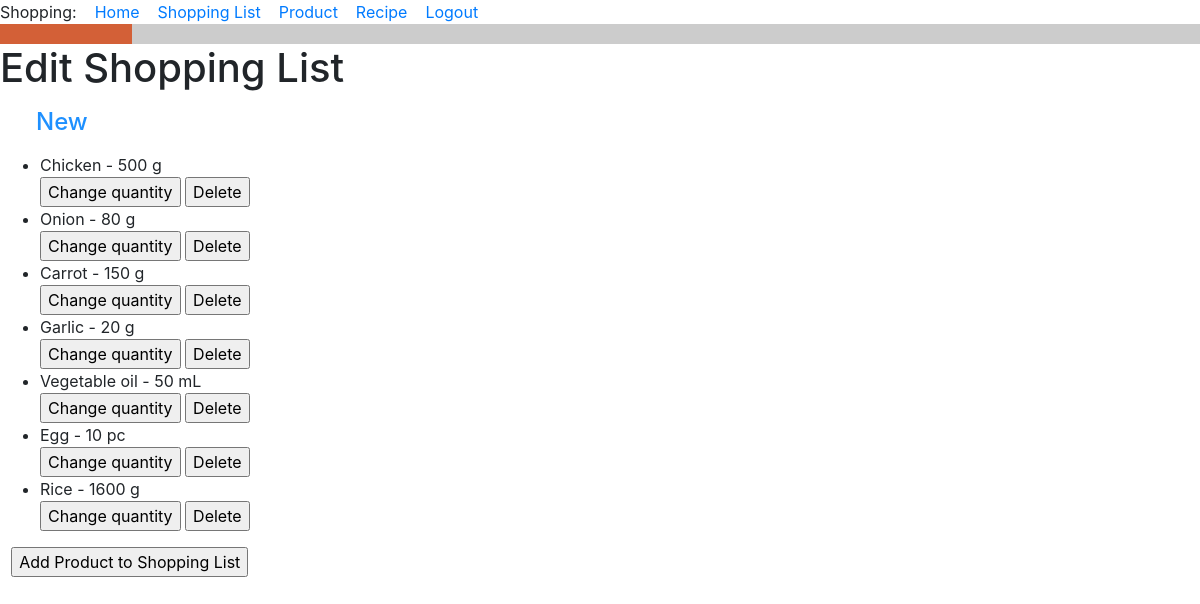
/edit_shopping_list/4 (signed in), run on an earlier commit of the app's database.
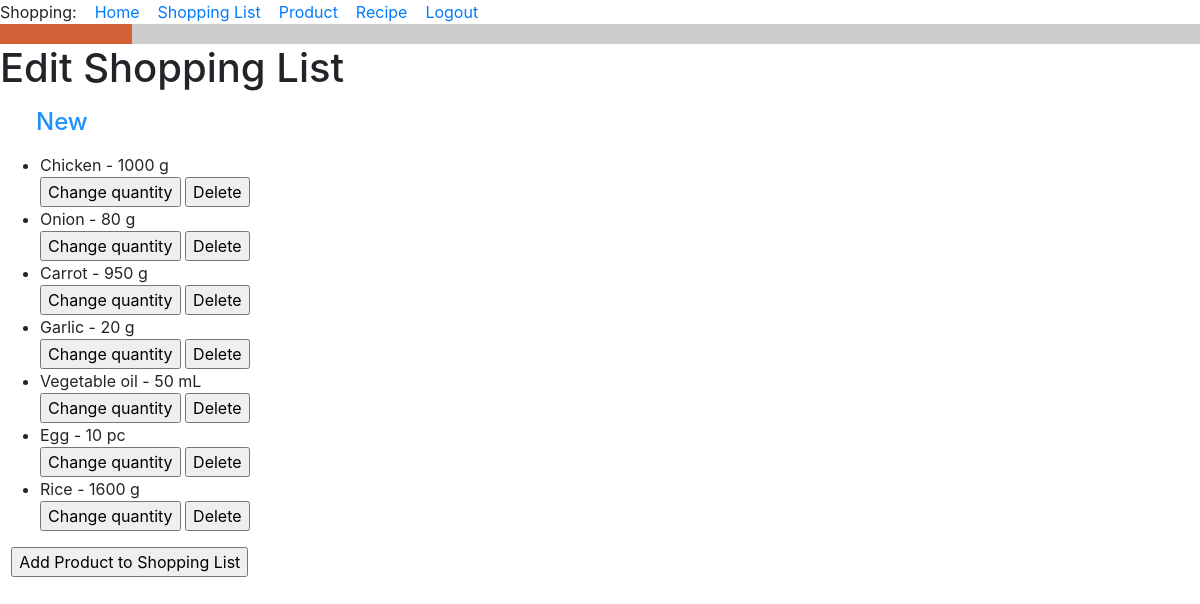
And on a later commit of the database.
### food_app/models.py (models this page shows, shortened)
class ShoppingListItem(db.Model):
    id = db.Column(db.Integer, primary_key=True)
    shopping_list_id = db.Column(db.ForeignKey('shopping_list.id', ondelete='CASCADE'), nullable=False)
    product_id = db.Column(db.ForeignKey('product.id'))
    product = db.relationship('Product')
    quantity = db.Column(db.Integer, default=0)
    unit_of_measure = db.Column(db.String(120))
    is_buyed = db.Column(db.Boolean, default=False)
    def __str__(self):
        return f'{self.product} - {self.quantity} {self.unit_of_measure}'

class Product(db.Model):
    id = db.Column(db.Integer, primary_key=True)
    title = db.Column(db.String(256), index=True, unique=True, nullable=False)
    type_of_product = db.Column(db.String(120))
    unit_of_measure = db.Column(db.String(120))
    def __str__(self):
        return f'{self.title}'.capitalize()  # Big first letter only.

### food_app/routes.py (the view)
@app.route('/edit_shopping_list/<shopping_list_id>', methods=['GET', 'POST'])
@login_required
def edit_shopping_list(shopping_list_id):
    shopping_list = ShoppingList.query.filter_by(id=shopping_list_id).first()
    return render_template('edit_shopping_list.html', shopping_list=shopping_list)

### food_app/models.py (called while the page is built)
@login.user_loader
def load_user(id):
    return User.query.get(int(id))

    def __str__(self):
        return f'{self.title}'.capitalize()

### food_app/templates/edit_shopping_list.html (shortened to what this page needs)
{% extends "base.html" %}
{% block content %}
<h1>Edit Shopping List</h1>
<h4><div><p><p style="margin-left:1.5em"><font color="#1e90ff">{{ shopping_list }}</font></p></p></div></h4>
    <div><ul>  {% for item in shopping_list.items %}
        <li>{{ item }}</li>
      <head>
</head>
      <form action="{{ url_for('change_quantity_item', shopping_list_id=shopping_list.id, item_id=item.id) }}">
    <input class="button" type="submit" value="Change quantity">
</form>
<form action="{{ url_for('delete_shopping_list_item', shopping_list_id=shopping_list.id, item_id=item.id) }}">
    <input class="button" type="submit" value="Delete">
</form>
        {% endfor %}
    </ul>
    </div>
<form>
    <p style="margin-left:0.7em">
<input type="button" value="Add Product to Shopping List" onClick='location.href="http://127.0.0.1:5000/all_products"'>
    </p>
</form>
{% endblock %}

What changed in the data, as far as the page shows it:
changed ShoppingListItem: quantity+unit_of_measure "Chicken - 500 g" → "Chicken - 1000 g"
changed ShoppingListItem: quantity+unit_of_measure "Carrot - 150 g" → "Carrot - 950 g"
